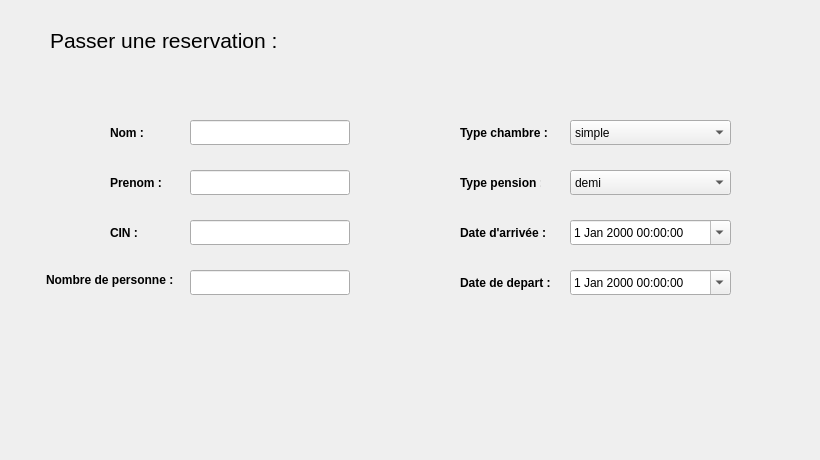
        <widget class="QWidget" name="tab_17">
         <attribute name="title">
          <string>Ajouter</string>
         </attribute>
         <widget class="QLineEdit" name="CIIN_2">
          <property name="geometry">
           <rect>
            <x>190</x>
            <y>220</y>
            <width>160</width>
            <height>25</height>
           </rect>
          </property>
          <property name="autoFillBackground">
           <bool>false</bool>
          </property>
         </widget>
         <widget class="QLabel" name="label">
          <property name="geometry">
           <rect>
            <x>50</x>
            <y>20</y>
            <width>241</width>
            <height>41</height>
           </rect>
          </property>
          <property name="font">
           <font>
            <pointsize>16</pointsize>
           </font>
          </property>
          <property name="text">
           <string>Passer une reservation :</string>
          </property>
         </widget>
         <widget class="QDateTimeEdit" name="dateTimeEdit">
          <property name="geometry">
           <rect>
            <x>570</x>
            <y>220</y>
            <width>161</width>
            <height>25</height>
           </rect>
          </property>
          <property name="calendarPopup">
           <bool>true</bool>
          </property>
         </widget>
         <widget class="QLabel" name="label_21">
          <property name="geometry">
           <rect>
            <x>460</x>
            <y>270</y>
            <width>91</width>
            <height>25</height>
           </rect>
          </property>
          <property name="font">
           <font>
            <weight>75</weight>
            <bold>true</bold>
           </font>
          </property>
          <property name="text">
           <string>Date de depart :</string>
          </property>
         </widget>
         <widget class="QPushButton" name="pushButton_5">
          <property name="geometry">
           <rect>
            <x>580</x>
            <y>380</y>
            <width>50</width>
            <height>50</height>
           </rect>
          </property>
          <property name="autoFillBackground">
           <bool>false</bool>
          </property>
          <property name="styleSheet">
           <string notr="true">background-color:tranparent;
border-image:url(:/images/icones/add.png);
background:none;
border:none;
background-repeat:none;
</string>
          </property>
          <property name="text">
           <string/>
          </property>
         </widget>
         <widget class="QLabel" name="label_19">
          <property name="geometry">
           <rect>
            <x>460</x>
            <y>170</y>
            <width>81</width>
            <height>25</height>
           </rect>
          </property>
          <property name="font">
           <font>
            <weight>75</weight>
            <bold>true</bold>
           </font>
          </property>
          <property name="text">
           <string>Type pension :</string>
          </property>
         </widget>
         <widget class="QLineEdit" name="Prenom">
          <property name="geometry">
           <rect>
            <x>190</x>
            <y>170</y>
            <width>160</width>
            <height>25</height>
           </rect>
          </property>
          <property name="autoFillBackground">
           <bool>false</bool>
          </property>
         </widget>
         <widget class="QComboBox" name="TypeC">
          <property name="geometry">
           <rect>
            <x>570</x>
            <y>120</y>
            <width>161</width>
            <height>25</height>
           </rect>
          </property>
          <item>
           <property name="text">
            <string>simple</string>
           </property>
          </item>
          <item>
           <property name="text">
            <string>double</string>
           </property>
          </item>
          <item>
           <property name="text">
            <string>suite</string>
           </property>
          </item>
         </widget>
         <widget class="QDateTimeEdit" name="dateTimeEdit_2">
          <property name="geometry">
           <rect>
            <x>570</x>
            <y>270</y>
            <width>161</width>
            <height>25</height>
           </rect>
          </property>
          <property name="calendarPopup">
           <bool>true</bool>
          </property>
         </widget>
         <widget class="QLineEdit" name="Nom">
          <property name="geometry">
           <rect>
            <x>190</x>
            <y>120</y>
            <width>160</width>
            <height>25</height>
           </rect>
          </property>
          <property name="autoFillBackground">
           <bool>false</bool>
          </property>
         </widget>
         <widget class="QLabel" name="label_16">
          <property name="geometry">
           <rect>
            <x>110</x>
            <y>220</y>
            <width>70</width>
            <height>25</height>
           </rect>
          </property>
          <property name="font">
           <font>
            <weight>75</weight>
            <bold>true</bold>
           </font>
          </property>
          <property name="text">
           <string>CIN :</string>
          </property>
         </widget>
         <widget class="QLabel" name="label_15">
          <property name="geometry">
           <rect>
            <x>110</x>
            <y>170</y>
            <width>70</width>
            <height>25</height>
           </rect>
          </property>
          <property name="font">
           <font>
            <weight>75</weight>
            <bold>true</bold>
           </font>
          </property>
          <property name="text">
           <string>Prenom :</string>
          </property>
         </widget>
         <widget class="QLabel" name="label_18">
          <property name="geometry">
           <rect>
            <x>460</x>
            <y>120</y>
            <width>91</width>
            <height>25</height>
           </rect>
          </property>
          <property name="font">
           <font>
            <weight>75</weight>
            <bold>true</bold>
           </font>
          </property>
          <property name="text">
           <string>Type chambre :</string>
          </property>
         </widget>
         <widget class="QComboBox" name="TypeP_2">
          <property name="geometry">
           <rect>
            <x>570</x>
            <y>170</y>
            <width>161</width>
            <height>25</height>
           </rect>
          </property>
          <item>
           <property name="text">
            <string>demi</string>
           </property>
          </item>
          <item>
           <property name="text">
            <string>complete</string>
           </property>
          </item>
         </widget>
         <widget class="QPushButton" name="pushButton_4">
          <property name="geometry">
           <rect>
            <x>70</x>
            <y>380</y>
            <width>50</width>
            <height>50</height>
           </rect>
          </property>
          <property name="autoFillBackground">
           <bool>false</bool>
          </property>
          <property name="styleSheet">
           <string notr="true">background-color:tranparent;
border-image:url(:/images/icones/exit.png);
background:none;
border:none;
background-repeat:none;</string>
          </property>
          <property name="text">
           <string/>
          </property>
         </widget>
         <widget class="QLabel" name="label_17">
          <property name="geometry">
           <rect>
            <x>46</x>
            <y>270</y>
            <width>131</width>
            <height>20</height>
           </rect>
          </property>
          <property name="font">
           <font>
            <weight>75</weight>
            <bold>true</bold>
           </font>
          </property>
          <property name="text">
           <string>Nombre de personne :</string>
          </property>
         </widget>
         <widget class="QLineEdit" name="NBpersonnes_2">
          <property name="geometry">
           <rect>
            <x>190</x>
            <y>270</y>
            <width>160</width>
            <height>25</height>
           </rect>
          </property>
          <property name="autoFillBackground">
           <bool>false</bool>
          </property>
         </widget>
         <widget class="QLabel" name="label_20">
          <property name="geometry">
           <rect>
            <x>460</x>
            <y>220</y>
            <width>91</width>
            <height>25</height>
           </rect>
          </property>
          <property name="font">
           <font>
            <weight>75</weight>
            <bold>true</bold>
           </font>
          </property>
          <property name="text">
           <string>Date d'arrivée :</string>
          </property>
         </widget>
         <widget class="QLabel" name="label_14">
          <property name="geometry">
           <rect>
            <x>110</x>
            <y>120</y>
            <width>70</width>
            <height>25</height>
           </rect>
          </property>
          <property name="font">
           <font>
            <weight>75</weight>
            <bold>true</bold>
           </font>
          </property>
          <property name="text">
           <string>Nom :</string>
          </property>
         </widget>
         <widget class="QLabel" name="label_40">
          <property name="geometry">
           <rect>
            <x>-4</x>
            <y>-7</y>
            <width>811</width>
            <height>451</height>
           </rect>
          </property>
          <property name="styleSheet">
           <string notr="true">background-color:tranparent;
border-image:url(:/images/icones/back.jpg);
background:none;
border:none;
background-repeat:none;</string>
          </property>
          <property name="text">
           <string/>
          </property>
         </widget>
         <zorder>label_40</zorder>
         <zorder>CIIN_2</zorder>
         <zorder>label</zorder>
         <zorder>dateTimeEdit</zorder>
         <zorder>label_21</zorder>
         <zorder>pushButton_5</zorder>
         <zorder>label_19</zorder>
         <zorder>Prenom</zorder>
         <zorder>TypeC</zorder>
         <zorder>dateTimeEdit_2</zorder>
         <zorder>Nom</zorder>
         <zorder>label_16</zorder>
         <zorder>label_15</zorder>
         <zorder>label_18</zorder>
         <zorder>TypeP_2</zorder>
         <zorder>pushButton_4</zorder>
         <zorder>label_17</zorder>
         <zorder>NBpersonnes_2</zorder>
         <zorder>label_20</zorder>
         <zorder>label_14</zorder>
        </widget>
